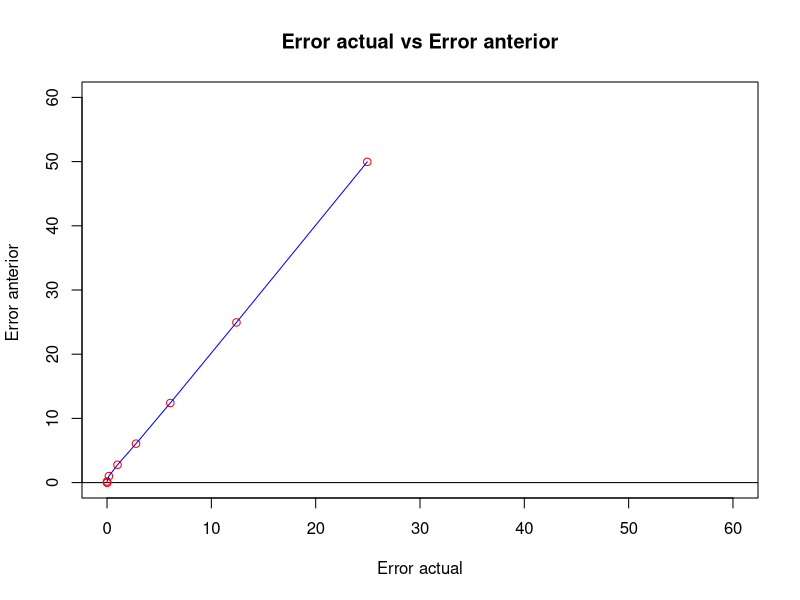

Reproduce this figure in R.
#--------------------------------
# TALLER #1
# PROBLEMA #2
#--------------------------------
# Integrantes
# - Andres Camilo Giraldo Gil
# - Erika Alejandra Gonzalez
# - Leonel Steven Londono
#--------------------------------
# Analisis Numerico
#--------------------------------

raizCuadrada <- function(n, e, x){
  eActual <- c()
  eAnterior <- c()
  b <- 0
  y <- (1/2)*(x+(n/x))
  b <- abs(x-y)
  while(b > e)
  {
    x <- y
    y <- (1/2)*(x+(n/x))
    eAnterior <- c(eAnterior, b)
    b <- abs(x-y)
    eActual <- c(eActual, b)
  }
  points(eActual, eAnterior, col = "red")
  lines(eActual, eAnterior, col = "blue")
  return(cat("El valor final es : ", y, " con error de ", e))
}
f = function(x) (x)
plot(f, xlim=c(0,60), ylim=c(0,60), col = "white", xlab="Error actual",ylab="Error anterior ", main= "Error actual vs Error anterior")
abline(h=0,col="black")
raizCuadrada(7, 0.000000001, 100)


#--------------------------------
